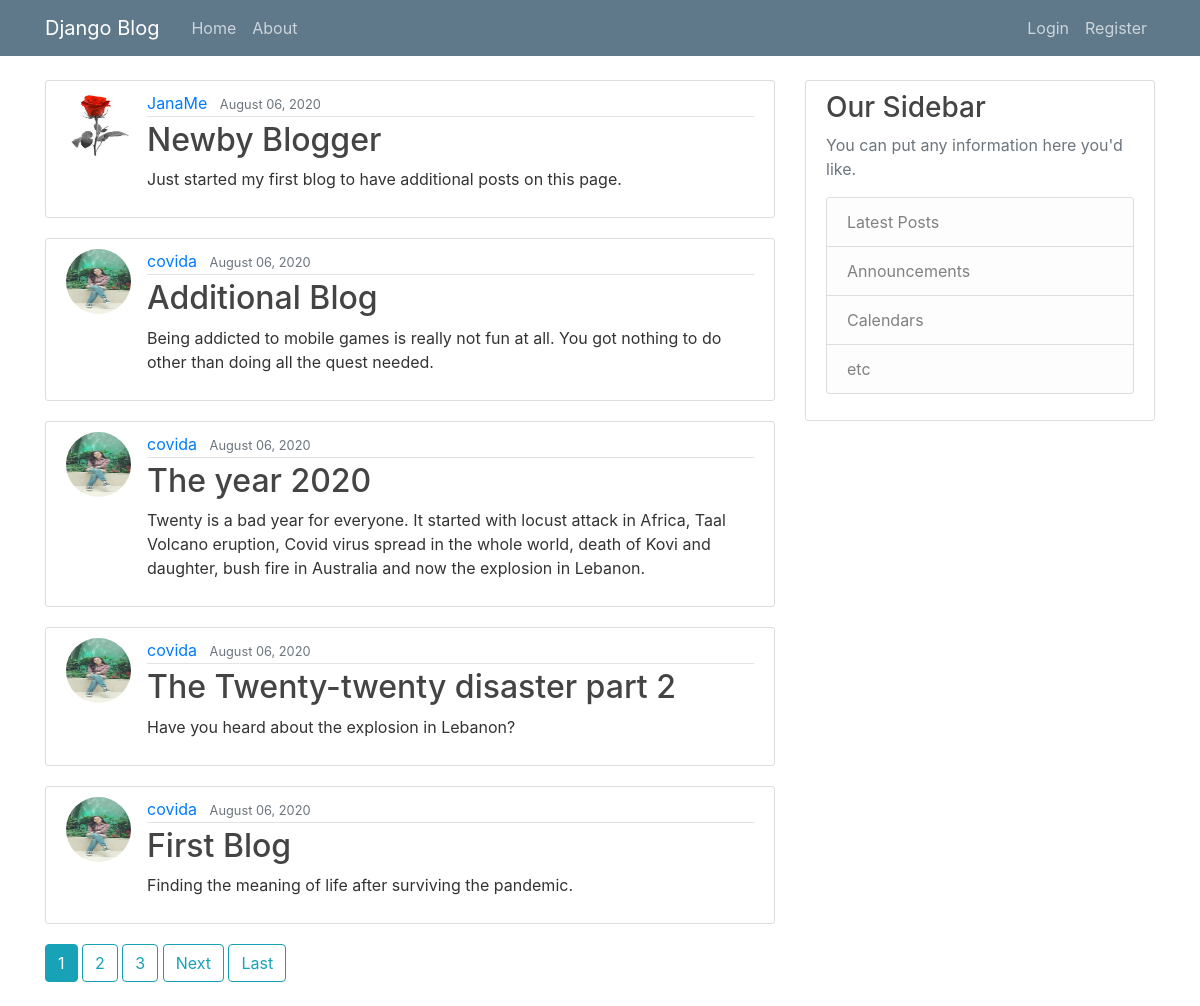
The page / on the database its author committed.
### blog/models.py (models this page shows, shortened)
class Post(models.Model):
    title = models.CharField(max_length=100)
    content = models.TextField()
    date_posted = models.DateTimeField(default=timezone.now)
    author = models.ForeignKey(User, on_delete=models.CASCADE)

### users/models.py (models this page shows, shortened)
class Profile(models.Model):
    user=models.OneToOneField(User, on_delete=models.CASCADE)
    image=models.ImageField(default='default.png', upload_to='profile_pics')

### blog/views.py (the view)
# urls.py: path('', PostListView.as_view(), name='blog-home'),
class PostListView(ListView):
    model = Post
    template_name = 'blog/home.html'  #<app> / <model>_<viewtype>.html
    context_object_name = 'posts'  # as written in def home, w/o this no post will be shown
    ordering = ['-date_posted'] # order of post
    paginate_by = 5 #8062020-limit the post appeared to specified number(post==3)

### blog/templates/blog/home.html (shortened to what this page needs)
{% extends "blog/base.html" %}
{% block content %}
    {% for post in posts %}
        <article class="media content-section">
            <img class="rounded-circle article-img" src="{{ post.author.profile.image.url }}" alt="">
          <div class="media-body">
            <div class="article-metadata">
              <a class="mr-2" href="{% url 'user-posts' post.author.username %}">{{ post.author }}</a>
              <small class="text-muted">{{ post.date_posted|date:"F d, Y" }}</small>
            </div>
            <h2><a class="article-title" href="{% url 'post-detail'  post.id %}">{{ post.title }}</a></h2>
            <p class="article-content">{{ post.content }}</p>
          </div>
        </article>
    {% endfor %}
    {% if is_paginated %}
        {% for num in page_obj.paginator.page_range %}
            {% if page_obj.number == num %}
                <a class="btn btn-info mb-4" href="?page={{ num }}">{{ num }}</a>
            {% elif num > page_obj.number|add:'-3' and num < page_obj.number|add:'3' %}
                 <a class="btn btn-outline-info mb-4" href="?page={{ num }}">{{ num }}</a>
            {% endif %}
        {% endfor %}
        {% if page_obj.has_next %}
            <a class="btn btn-outline-info mb-4" href="?page={{ page_obj.next_page_number }}">Next</a>
            <a class="btn btn-outline-info mb-4" href="?page={{ page_obj.paginator.num_pages}}">Last</a>
        {% endif %}
    {% endif %}
{% endblock content %}

### blog/templates/blog/base.html (shortened to what this page needs)
{% load static %}
<!DOCTYPE html>
<html>
    <head>
        <link rel="stylesheet" href="https://stackpath.bootstrapcdn.com/bootstrap/4.5.0/css/bootstrap.min.css">
        <link rel="stylesheet" type="text/css" href="{% static 'main.css' %}">
    </head>
    <body>
        <header class="site-header">
          <nav class="navbar navbar-expand-md navbar-dark bg-steel fixed-top">
            <div class="container">
              <a class="navbar-brand mr-4" href="{% url 'blog-home' %}">Django Blog</a>
              <div class="collapse navbar-collapse" id="navbarToggle">
                <div class="navbar-nav mr-auto">
                  <a class="nav-item nav-link" href="{% url 'blog-home' %}">Home</a>
                  <a class="nav-item nav-link" href="{% url 'blog-about' %}">About</a>
                </div>
                <div class="navbar-nav">
                    {% if user.is_authenticated %}
                        <a class="nav-item nav-link" href="{% url 'post-create' %}">Create New Blog</a>
                        <a class="nav-item nav-link" href="{% url 'profile' %}">Profile</a>
                        <a class="nav-item nav-link" href="{% url 'logout' %}">Logout</a>
                    {% else %}
                      <a class="nav-item nav-link" href="{% url 'login' %}">Login</a>
                      <a class="nav-item nav-link" href="{% url 'register' %}">Register</a>
                    {% endif %}
                </div>
              </div>
            </div>
          </nav>
        </header>
        <main role="main" class="container">
          <div class="row">
            <div class="col-md-8">
              {% block content %}{% endblock %}
            </div>
            <div class="col-md-4">
              <div class="content-section">
                <h3>Our Sidebar</h3>
                <p class='text-muted'>You can put any information here you'd like.
                  <ul class="list-group">
                    <li class="list-group-item list-group-item-light">Latest Posts</li>
                    <li class="list-group-item list-group-item-light">Announcements</li>
                    <li class="list-group-item list-group-item-light">Calendars</li>
                    <li class="list-group-item list-group-item-light">etc</li>
                  </ul>
                </p>
              </div>
            </div>
          </div>
        </main>
    </body>
</html>

### blog/static/main.css (style rules this page uses)
body { background: background: #fafafa; color: #333333; margin-top: 5rem; }
h1, h2, h3, h4, h5, h6 { color: #444444; }
ul { margin: 0; }
.bg-steel { background-color: #5f788a; }
.site-header .navbar-nav .nav-link { color: #cbd5db; }
.content-section { background: #ffffff; padding: 10px 20px; border: 1px solid #dddddd; border-radius: 3px; margin-bottom: 20px; }
.article-title { color: #444444; }
.article-content { white-space: pre-line; }
.article-img { height: 65px; width: 65px; margin-right: 16px; }
.article-metadata { padding-bottom: 1px; margin-bottom: 4px; border-bottom: 1px solid #e3e3e3 }

### rows shown on the page
Post: author.profile.image (picture), author "JanaMe", date_posted "August 06, 2020", title "Newby Blogger", content "Just started my first blog to have additional posts on this page."
Post: author.profile.image (picture), author "covida", date_posted "August 06, 2020", title "Additional Blog", content "Being addicted to mobile games is really not fun at all. You got nothing to do other than doing all the quest needed."
Post: author.profile.image (picture), author "covida", date_posted "August 06, 2020", title "The year 2020", content "Twenty is a bad year for everyone. It started with locust attack in Africa, Taal Volcano eruption, Covid virus spread in the whole world, death of Kovi and daughter, bush fire in Australia and now the explosion in Lebanon."
Post: author.profile.image (picture), author "covida", date_posted "August 06, 2020", title "The Twenty-twenty disaster part 2", content "Have you heard about the explosion in Lebanon?"
Post: author.profile.image (picture), author "covida", date_posted "August 06, 2020", title "First Blog", content "Finding the meaning of life after surviving the pandemic."

### other values the page prints
{{ num }} "1"
{{ num }} "2" "3"
